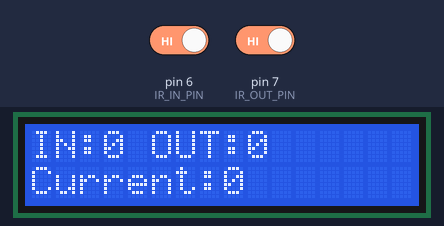
Bench run of a sketch on a simulated Arduino Uno, built with avr-gcc and run on an emulated ATmega328P. Shown: 16×2 character LCD. Inputs (shaded band) come from the test bench; at power-on: pin 6 (IR_IN_PIN) HIGH, pin 7 (IR_OUT_PIN) HIGH. What the sketch prints to the serial monitor is not drawn.

Above: at 1.2 s.
1.3 s: pin 6 (IR_IN_PIN) driven LOW
At 2.2 s:
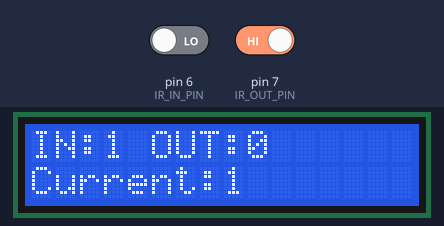
2.8 s: pin 7 (IR_OUT_PIN) driven LOW
At 3.3 s:
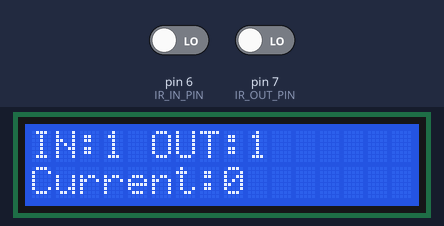
Timing chart, 0 to 5.8 s (numbered marks = the images above; inputs shaded):
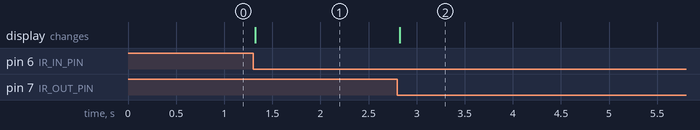

The sketch:

car.ino
```cpp
#include <Wire.h>
#include <LiquidCrystal_I2C.h>

// Initialize the I2C LCD, address 0x27, 16 chars, 2 lines
LiquidCrystal_I2C lcd(0x20, 16, 2);

// IR sensor pins
const int IR_IN_PIN = 6;
const int IR_OUT_PIN = 7;

// Variables to store states
int inCount = 0;
int outCount = 0;
int currentCount = 0;

bool inFlag = false;
bool outFlag = false;

void setup() {
  lcd.init();                      // initialize the lcd
  lcd.backlight();                 // turn on the backlight
  pinMode(IR_IN_PIN, INPUT);
  pinMode(IR_OUT_PIN, INPUT);

  lcd.setCursor(0,0);
  lcd.print("IN:0 OUT:0");
  lcd.setCursor(0,1);
  lcd.print("Current:0");

  Serial.begin(9600);
}

void loop() {
  int inState = digitalRead(IR_IN_PIN);
  int outState = digitalRead(IR_OUT_PIN);

  // Check if someone is entering
  if (inState == LOW && !inFlag) {  // assuming IR sensor LOW when blocked
    inCount++;
    currentCount++;
    inFlag = true;
    updateLCD();
    delay(200); // debounce delay
  }
  if (inState == HIGH) {
    inFlag = false;
  }

  // Check if someone is exiting
  if (outState == LOW && !outFlag) {
    outCount++;
    if(currentCount > 0) currentCount--; // prevent negative count
    outFlag = true;
    updateLCD();
    delay(200); // debounce delay
  }
  if (outState == HIGH) {
    outFlag = false;
  }
}

void updateLCD() {
  lcd.clear();
  lcd.setCursor(0,0);
  lcd.print("IN:");
  lcd.print(inCount);
  lcd.print(" OUT:");
  lcd.print(outCount);

  lcd.setCursor(0,1);
  lcd.print("Current:");
  lcd.print(currentCount);

  // Also print to Serial Monitor
  Serial.print("IN:");
  Serial.print(inCount);
  Serial.print(" OUT:");
  Serial.print(outCount);
  Serial.print(" Current:");
  Serial.println(currentCount);
}
```

Measured:
- after the input at 1.3 s, the display: changes at once (image 1)
- after the input at 2.8 s, the display: changes at once (image 2)
